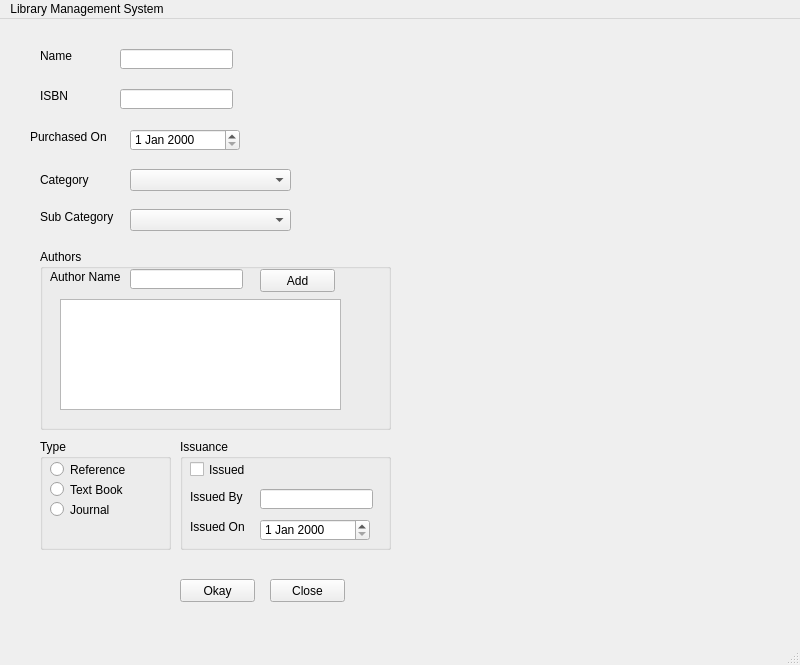
<?xml version="1.0" encoding="UTF-8"?>
<ui version="4.0">
 <class>MainWindow</class>
 <widget class="QMainWindow" name="MainWindow">
  <property name="geometry">
   <rect>
    <x>0</x>
    <y>0</y>
    <width>800</width>
    <height>665</height>
   </rect>
  </property>
  <property name="windowTitle">
   <string>MainWindow</string>
  </property>
  <widget class="QWidget" name="centralwidget">
   <widget class="QLabel" name="name">
    <property name="geometry">
     <rect>
      <x>40</x>
      <y>30</y>
      <width>47</width>
      <height>13</height>
     </rect>
    </property>
    <property name="text">
     <string>Name</string>
    </property>
   </widget>
   <widget class="QLabel" name="isbn">
    <property name="geometry">
     <rect>
      <x>40</x>
      <y>70</y>
      <width>47</width>
      <height>13</height>
     </rect>
    </property>
    <property name="text">
     <string>ISBN</string>
    </property>
   </widget>
   <widget class="QLabel" name="category1">
    <property name="geometry">
     <rect>
      <x>40</x>
      <y>150</y>
      <width>61</width>
      <height>21</height>
     </rect>
    </property>
    <property name="text">
     <string>Category</string>
    </property>
   </widget>
   <widget class="QLabel" name="purchasedon">
    <property name="geometry">
     <rect>
      <x>30</x>
      <y>110</y>
      <width>91</width>
      <height>16</height>
     </rect>
    </property>
    <property name="text">
     <string>Purchased On</string>
    </property>
   </widget>
   <widget class="QLabel" name="subcategory1">
    <property name="geometry">
     <rect>
      <x>40</x>
      <y>190</y>
      <width>81</width>
      <height>16</height>
     </rect>
    </property>
    <property name="text">
     <string>Sub Category</string>
    </property>
   </widget>
   <widget class="QGroupBox" name="authors">
    <property name="geometry">
     <rect>
      <x>40</x>
      <y>230</y>
      <width>351</width>
      <height>181</height>
     </rect>
    </property>
    <property name="title">
     <string>Authors</string>
    </property>
    <widget class="QLabel" name="authorname">
     <property name="geometry">
      <rect>
       <x>10</x>
       <y>20</y>
       <width>91</width>
       <height>16</height>
      </rect>
     </property>
     <property name="text">
      <string>Author Name</string>
     </property>
    </widget>
    <widget class="QLineEdit" name="authorname_input">
     <property name="geometry">
      <rect>
       <x>90</x>
       <y>20</y>
       <width>113</width>
       <height>20</height>
      </rect>
     </property>
    </widget>
    <widget class="QPushButton" name="addauthor">
     <property name="geometry">
      <rect>
       <x>220</x>
       <y>20</y>
       <width>75</width>
       <height>23</height>
      </rect>
     </property>
     <property name="text">
      <string>Add</string>
     </property>
    </widget>
    <widget class="QListWidget" name="listofauthors">
     <property name="geometry">
      <rect>
       <x>20</x>
       <y>50</y>
       <width>281</width>
       <height>111</height>
      </rect>
     </property>
    </widget>
   </widget>
   <widget class="QGroupBox" name="type">
    <property name="geometry">
     <rect>
      <x>40</x>
      <y>420</y>
      <width>131</width>
      <height>111</height>
     </rect>
    </property>
    <property name="title">
     <string>Type</string>
    </property>
    <widget class="QRadioButton" name="reference">
     <property name="geometry">
      <rect>
       <x>10</x>
       <y>20</y>
       <width>111</width>
       <height>21</height>
      </rect>
     </property>
     <property name="text">
      <string>Reference</string>
     </property>
    </widget>
    <widget class="QRadioButton" name="textbook">
     <property name="geometry">
      <rect>
       <x>10</x>
       <y>40</y>
       <width>91</width>
       <height>21</height>
      </rect>
     </property>
     <property name="text">
      <string>Text Book</string>
     </property>
    </widget>
    <widget class="QRadioButton" name="journal">
     <property name="geometry">
      <rect>
       <x>10</x>
       <y>60</y>
       <width>91</width>
       <height>21</height>
      </rect>
     </property>
     <property name="text">
      <string>Journal</string>
     </property>
    </widget>
   </widget>
   <widget class="QGroupBox" name="issuance">
    <property name="geometry">
     <rect>
      <x>180</x>
      <y>420</y>
      <width>211</width>
      <height>111</height>
     </rect>
    </property>
    <property name="title">
     <string>Issuance</string>
    </property>
    <widget class="QCheckBox" name="issued_input">
     <property name="geometry">
      <rect>
       <x>10</x>
       <y>20</y>
       <width>91</width>
       <height>21</height>
      </rect>
     </property>
     <property name="text">
      <string>Issued</string>
     </property>
    </widget>
    <widget class="QDateEdit" name="issuedon_input">
     <property name="geometry">
      <rect>
       <x>80</x>
       <y>80</y>
       <width>110</width>
       <height>22</height>
      </rect>
     </property>
    </widget>
    <widget class="QLabel" name="issuedon">
     <property name="geometry">
      <rect>
       <x>10</x>
       <y>80</y>
       <width>71</width>
       <height>16</height>
      </rect>
     </property>
     <property name="text">
      <string>Issued On</string>
     </property>
    </widget>
    <widget class="QLabel" name="issuedby">
     <property name="geometry">
      <rect>
       <x>10</x>
       <y>50</y>
       <width>61</width>
       <height>16</height>
      </rect>
     </property>
     <property name="text">
      <string>Issued By</string>
     </property>
    </widget>
    <widget class="QLineEdit" name="issuedby_input">
     <property name="geometry">
      <rect>
       <x>80</x>
       <y>50</y>
       <width>113</width>
       <height>20</height>
      </rect>
     </property>
    </widget>
   </widget>
   <widget class="QComboBox" name="category_input">
    <property name="geometry">
     <rect>
      <x>130</x>
      <y>150</y>
      <width>161</width>
      <height>22</height>
     </rect>
    </property>
    <property name="editable">
     <bool>false</bool>
    </property>
   </widget>
   <widget class="QLineEdit" name="name_input">
    <property name="geometry">
     <rect>
      <x>120</x>
      <y>30</y>
      <width>113</width>
      <height>20</height>
     </rect>
    </property>
   </widget>
   <widget class="QLineEdit" name="isbn_input">
    <property name="geometry">
     <rect>
      <x>120</x>
      <y>70</y>
      <width>113</width>
      <height>20</height>
     </rect>
    </property>
   </widget>
   <widget class="QDateEdit" name="purchasedon_input">
    <property name="geometry">
     <rect>
      <x>130</x>
      <y>110</y>
      <width>110</width>
      <height>22</height>
     </rect>
    </property>
   </widget>
   <widget class="QPushButton" name="okay">
    <property name="geometry">
     <rect>
      <x>180</x>
      <y>560</y>
      <width>75</width>
      <height>23</height>
     </rect>
    </property>
    <property name="text">
     <string>Okay</string>
    </property>
   </widget>
   <widget class="QPushButton" name="close_form">
    <property name="geometry">
     <rect>
      <x>270</x>
      <y>560</y>
      <width>75</width>
      <height>23</height>
     </rect>
    </property>
    <property name="text">
     <string>Close</string>
    </property>
   </widget>
   <widget class="QComboBox" name="subcategory_input">
    <property name="geometry">
     <rect>
      <x>130</x>
      <y>190</y>
      <width>161</width>
      <height>22</height>
     </rect>
    </property>
   </widget>
  </widget>
  <widget class="QMenuBar" name="menubar">
   <property name="geometry">
    <rect>
     <x>0</x>
     <y>0</y>
     <width>800</width>
     <height>26</height>
    </rect>
   </property>
   <widget class="QMenu" name="menuLibrary_Management_System">
    <property name="title">
     <string>Library Management System</string>
    </property>
   </widget>
   <addaction name="menuLibrary_Management_System"/>
  </widget>
  <widget class="QStatusBar" name="statusbar"/>
 </widget>
 <resources/>
 <connections/>
</ui>
